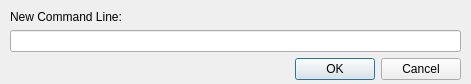
<?xml version="1.0" encoding="UTF-8"?>
<ui version="4.0">
 <class>ChangeCommandline</class>
 <widget class="QDialog" name="ChangeCommandline">
  <property name="geometry">
   <rect>
    <x>0</x>
    <y>0</y>
    <width>471</width>
    <height>84</height>
   </rect>
  </property>
  <property name="windowTitle">
   <string>Change Command Line</string>
  </property>
  <widget class="QWidget" name="">
   <property name="geometry">
    <rect>
     <x>10</x>
     <y>10</y>
     <width>451</width>
     <height>70</height>
    </rect>
   </property>
   <layout class="QVBoxLayout" name="verticalLayout">
    <item>
     <widget class="QLabel" name="label">
      <property name="text">
       <string>New Command Line:</string>
      </property>
     </widget>
    </item>
    <item>
     <widget class="QLineEdit" name="lneditCommandline"/>
    </item>
    <item>
     <widget class="QDialogButtonBox" name="buttonBox">
      <property name="orientation">
       <enum>Qt::Horizontal</enum>
      </property>
      <property name="standardButtons">
       <set>QDialogButtonBox::Cancel|QDialogButtonBox::Ok</set>
      </property>
     </widget>
    </item>
   </layout>
  </widget>
 </widget>
 <resources/>
 <connections>
  <connection>
   <sender>buttonBox</sender>
   <signal>accepted()</signal>
   <receiver>ChangeCommandline</receiver>
   <slot>accept()</slot>
   <hints>
    <hint type="sourcelabel">
     <x>229</x>
     <y>70</y>
    </hint>
    <hint type="destinationlabel">
     <x>157</x>
     <y>83</y>
    </hint>
   </hints>
  </connection>
  <connection>
   <sender>buttonBox</sender>
   <signal>rejected()</signal>
   <receiver>ChangeCommandline</receiver>
   <slot>reject()</slot>
   <hints>
    <hint type="sourcelabel">
     <x>297</x>
     <y>76</y>
    </hint>
    <hint type="destinationlabel">
     <x>286</x>
     <y>83</y>
    </hint>
   </hints>
  </connection>
 </connections>
</ui>
